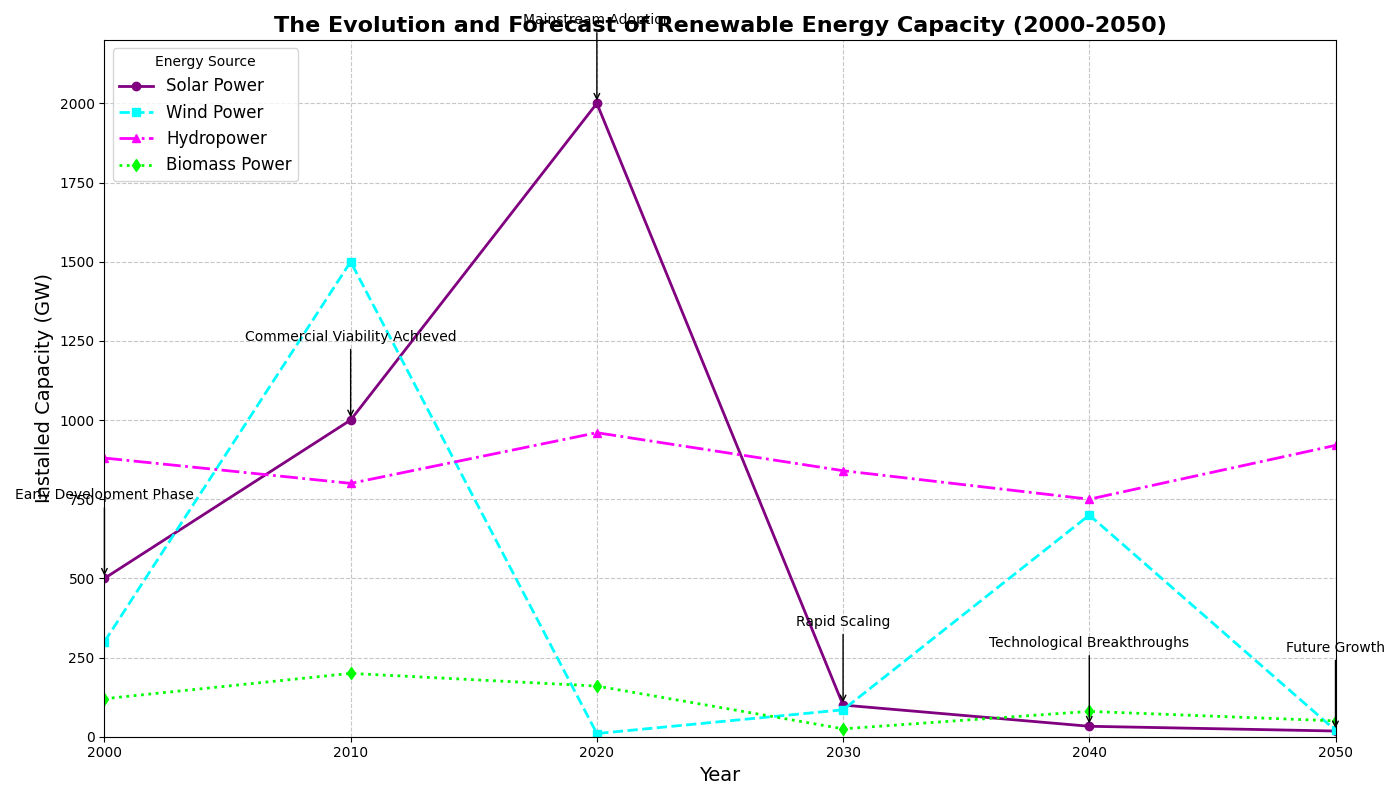

Python code for this plot:
import matplotlib.pyplot as plt
import numpy as np

years = np.arange(2000, 2060, 10)

# Manually shuffled data to simulate randomness while maintaining dimensional structure
solar_capacity = [500, 1000, 2000, 100, 33, 18]
wind_capacity = [300, 1500, 10, 85, 700, 20]
hydro_capacity = [880, 800, 960, 840, 750, 920]
biomass_capacity = [120, 200, 160, 25, 80, 50]

milestones = [
    "Early Development Phase",
    "Commercial Viability Achieved",
    "Mainstream Adoption",
    "Rapid Scaling",
    "Technological Breakthroughs",
    "Future Growth"
]

fig, ax = plt.subplots(figsize=(14, 8))
ax.plot(years, solar_capacity, marker='o', linestyle='-', color='purple', linewidth=2, label='Solar Power')
ax.plot(years, wind_capacity, marker='s', linestyle='--', color='cyan', linewidth=2, label='Wind Power')
ax.plot(years, hydro_capacity, marker='^', linestyle='-.', color='magenta', linewidth=2, label='Hydropower')
ax.plot(years, biomass_capacity, marker='d', linestyle=':', color='lime', linewidth=2, label='Biomass Power')

ax.set_title('The Evolution and Forecast of Renewable Energy Capacity (2000-2050)', fontsize=16, fontweight='bold')
ax.set_xlabel('Year', fontsize=14)
ax.set_ylabel('Installed Capacity (GW)', fontsize=14)
ax.grid(True, linestyle='--', alpha=0.7)
ax.legend(title='Energy Source', loc='upper left', fontsize=12)

for i, milestone in enumerate(milestones):
    ax.annotate(
        milestone, 
        xy=(years[i], solar_capacity[i]), 
        xytext=(years[i], solar_capacity[i] + 250), 
        textcoords='data', 
        arrowprops=dict(facecolor='black', arrowstyle='->'), 
        fontsize=10, 
        ha='center'
    )

ax.set_xlim(2000, 2050)
ax.set_ylim(0, 2200)
plt.tight_layout()
plt.show()
